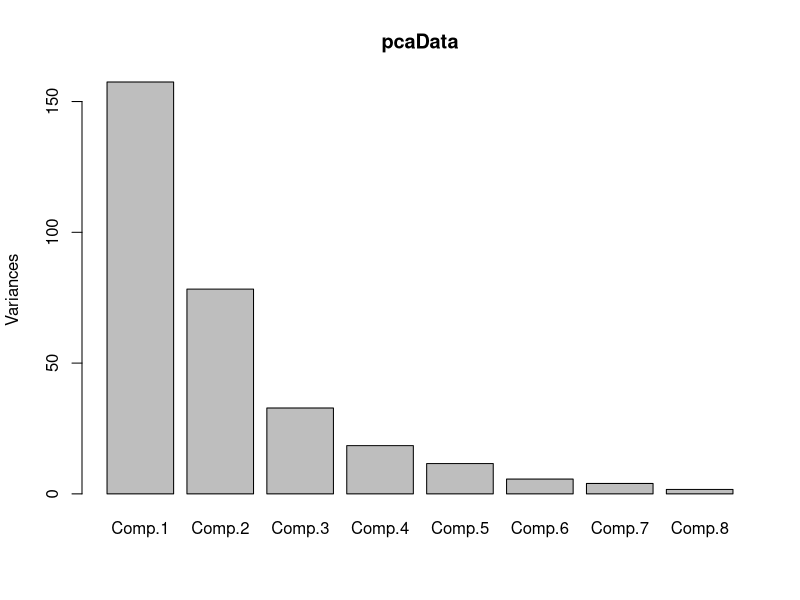
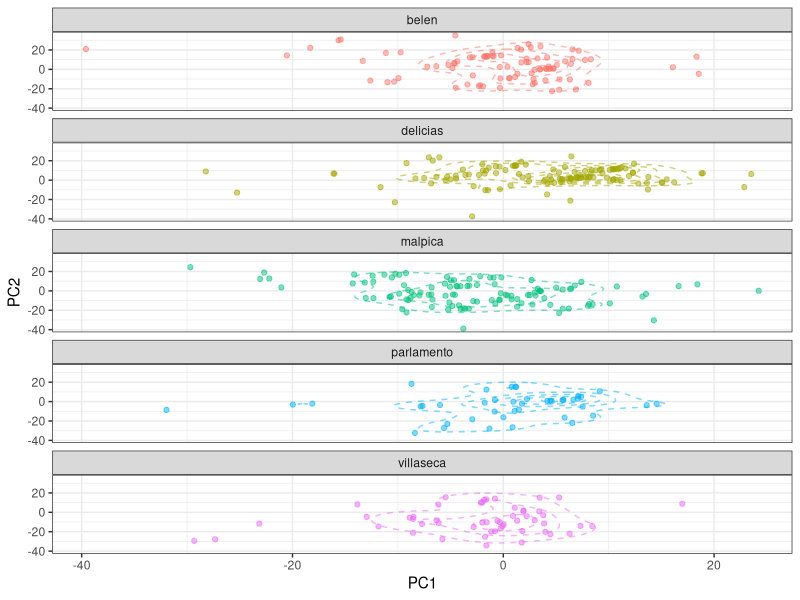

Write the R code that produced these figures, in order. (Note: this script raises an error after producing the figures.)
# Copyright (c) 2018 - Xavier Rubio-Campillo & Maria Coto-Sarmiento
# This file is free software; you can redistribute it and/or modify
# it under the terms of the GNU General Public License as published by
# the Free Software Foundation; either version 3 of the License, or
# (at your option) any later version
# More information see <http://www.gnu.org/licenses/>

library(ggplot2)
library(MASS)
library(caret)
library(vegan)


### 1 - DATA INPUT

## measurements
myData <- read.csv('dataDressel.csv', header=T, sep=",")
# choose the type of Dressel to analyse
myData= subset(myData, type %in% c("Dressel C","Dressel D","Dressel E"))
# keep only the site and the measurements
myData <- myData[,5:13]


## euclidean distance through river
river <- read.csv('riverDistances.csv', header=T, sep=",")
distRiver =as.dist(xtabs(river[, "spatial"] ~ river[, "from"] + river[, "to"]), diag=F)

### 2 - EXPLORATORY DATA ANALYSUS

# PCA
pcaData <- princomp(myData[,1:8])
# plot to check the relevance of the first 2 PC'S
plot(pcaData)
# print table for PC formation
pcaData$loadings

# plot of 2 main PCs
pc1 <- pcaData$scores[,1]
pc2 <- pcaData$scores[,2]
values <- data.frame(pc1=pc1, pc2=pc2, site=myData$site)

pdf("pca.pdf", width=6, height=9)
ggplot(values, aes(x=pc2, y=pc1, col=site)) + geom_density2d(alpha=0.5, linetype="dashed", size=0.5) + geom_point(alpha=0.5) +  facet_wrap(~site,ncol=1) + xlab("PC1") + ylab("PC2") + theme_bw() + theme(legend.position="none")
dev.off()

#other way to do it faceting per type of dressel 
#changes before done: update database, change positions)
#to split by dressel types use ,4:13 with the new database

values <- data.frame(pc1=pc1, pc2=pc2, site=myData$site, type=myData$type)

pdf("testing.pdf", width=6, height=9)
ggplot(values, aes(x=pc2, y=pc1, col=site)) + geom_point(alpha=0.5) +  facet_wrap(~type,ncol=3) + xlab("PC1") + ylab("PC2") + theme_bw()
dev.off()

### 3 - Linear Discriminant Analysis

testData <- myData
# train the model using 8 measurements
DAmodel <- lda(testData[,1:8], testData$site, prior=c(1,1,1,1,1)/5)
# predict the training
DAclass <- predict(DAmodel, testData[,1:8])
# compute confusion matrix
testData$class <- DAclass$class
cm <- confusionMatrix(testData$class, testData$site)$table
# remove diagonal
cm[1,1] = cm[2,2] = cm[3,3] = cm[4,4] = cm[5,5] = NA
# get percentage of errors
cm <- t(t(cm)/colSums(cm, na.rm=TRUE))
# transform number of confused into a dissimilarity matrix
cm <- 1 - cm    
distAmph <- as.dist(cm)

### 4 - Mantel test

mantel(distRiver, distAmph)

